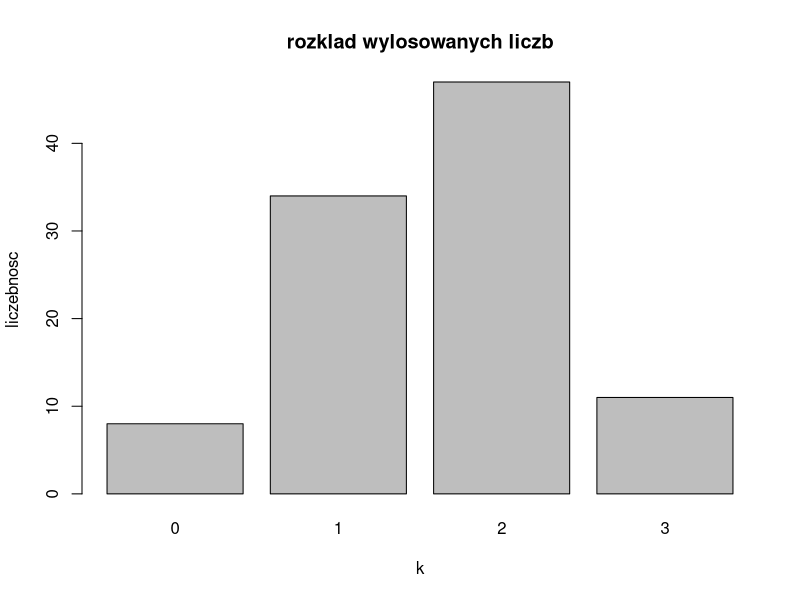

Reproduce this figure in R.
# Wygenerować 1000 liczb z następnego rozkładu dyskretnego (należy zminimalizować oczekiwany czas działania).
# k       0    1    2   3
# P(X=k)  0,15 0,25 0,5 0,1

# uporządkowanie malejąco
# szybciej wyskakujemy z pętli

# 2 - [0, 0.5)
# 1 - [0.5, 0.75)
# 0 - [0.75, 0.9)
# 3 - [0.9, 1)

vals <- c(2, 1, 0, 3)
probs <- c(0.5, 0.25, 0.15, 0.1)

# s[1] = probs[1]
# s[n+1] = s[n] + probs[n+1]
cum <- cumsum(probs)

n <- 100
u <- runif(n)
results <- numeric(n)

for (i in 1:n)
{
  u_curr <- u[i]
  
  j <- 1
  while(u_curr > cum[j])
  {
    j <- j + 1
  }
  
  results[i] <- vals[j]
}

result_tab <- table(results)
result_tab
result_prop <- prop.table(result_tab)
result_prop

barplot(result_tab,
        main = "rozklad wylosowanych liczb",
        xlab = "k",
        ylab = "liczebnosc"
        )
